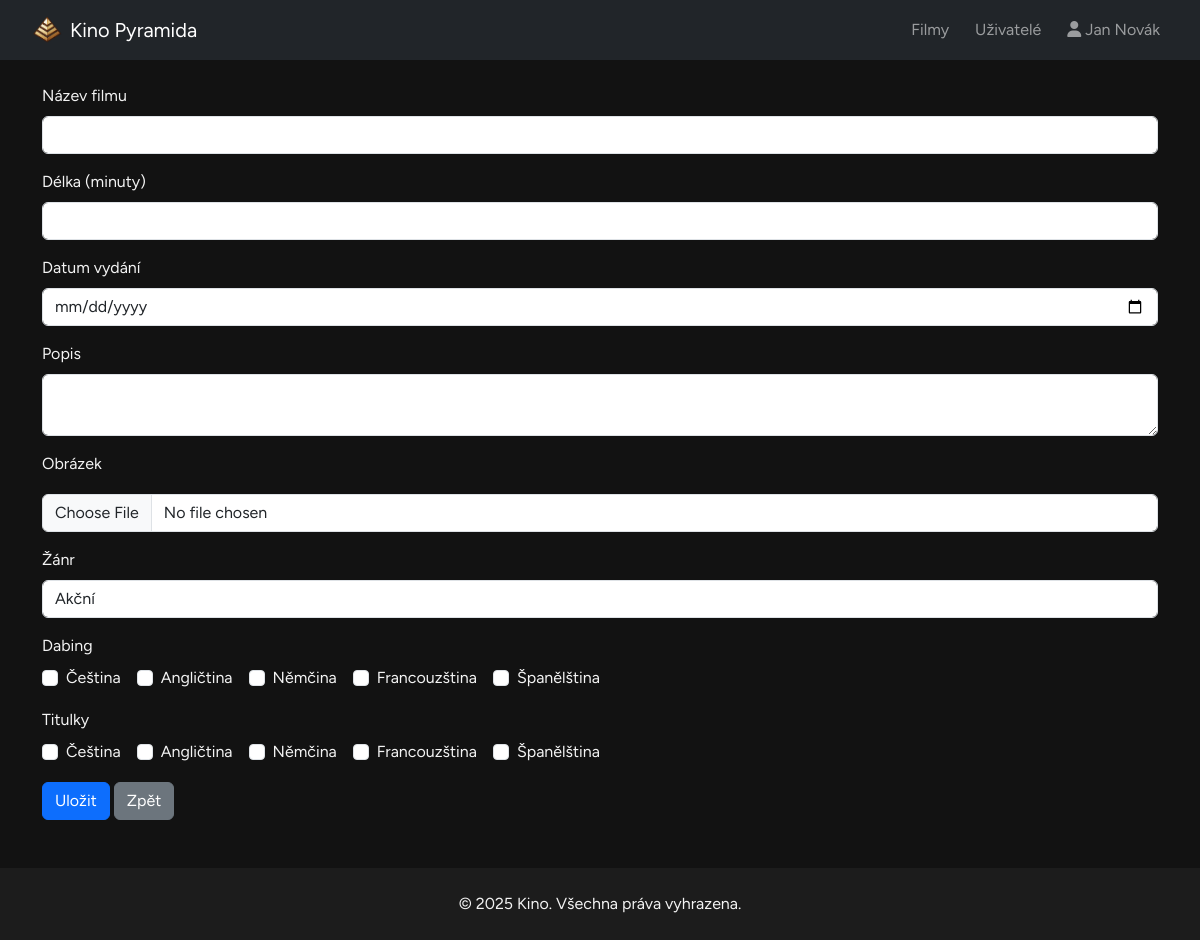
Screenshot of /add_film.php (signed in) with the database file from the repository.
### tables this page shows
CREATE TABLE IF NOT EXISTS language (
	id INT UNSIGNED NOT NULL AUTO_INCREMENT,
	language VARCHAR(50) NOT NULL,
	PRIMARY KEY (id)
);

### add_film.php (the view, shortened to what this page needs)
<?php
include 'db/db_connect.php';
$stmt = $conn->query("SELECT id, language FROM language");
$languages = $stmt->fetchAll(PDO::FETCH_ASSOC);
?>
<!DOCTYPE html>
<html lang="cs">
<head>
    <link href="css/bootstrap.min.css" rel="stylesheet">
    <link rel="stylesheet" href="css/style.css">
    <link rel="stylesheet" href="https://cdnjs.cloudflare.com/ajax/libs/font-awesome/6.5.1/css/all.min.css">
    <link rel="stylesheet" href="https://cdn.jsdelivr.net/npm/@splidejs/splide/dist/css/splide.min.css">
</head>
<body>
<?php include "layout/admin_nav.php"?>
<div class="container mt-4">
    <form method="post" enctype="multipart/form-data">
        <div class="mb-3">
            <label class="form-label">Název filmu</label>
            <input type="text" name="name" class="form-control" required>
        </div>
        <div class="mb-3">
            <label class="form-label">Délka (minuty)</label>
            <input type="number" name="length" class="form-control" required>
        </div>
        <div class="mb-3">
            <label class="form-label">Datum vydání</label>
            <input type="date" name="releaseDate" class="form-control" required>
        </div>
        <div class="mb-3">
            <label class="form-label">Popis</label>
            <textarea name="description" class="form-control" required></textarea>
        </div>
        <div class="mb-3">
            <label class="form-label">Obrázek</label>
            <div>
                <input type="file" name="image" class="form-control" accept="image/*" onchange="preview()">
            </div>
        </div>
        <div class="mb-3">
            <label class="form-label">Žánr</label>
            <select name="genre" class="form-control">
                <?php
                $genres = $conn->query("SELECT * FROM genre");
                $genres->execute();
                while ($row = $genres->fetch(PDO::FETCH_ASSOC)) {
                    echo "<option value='{$row['id']}'" . ">{$row['name']}</option>";
                }
                ?>
            </select>
        </div>
        <div class="mb-3">
            <label class="form-label">Dabing</label><br>
            <?php
                for ($i = 0; $i < count($languages); $i++) {
                    echo "<div class='form-check form-check-inline'>
                        <input class='form-check-input' type='checkbox' name='dubbing[]' value='{$languages[$i]['id']}' id='dub{$i}'>
                        <label class='form-check-label' for='dub{$i}'>{$languages[$i]['language']}</label>
                        </div>";
                }
            ?>
        </div>
        <div class="mb-3">
            <label class="form-label">Titulky</label><br>
            <?php
                for ($i = 0; $i < count($languages); $i++) {
                    echo "<div class='form-check form-check-inline'>
                        <input class='form-check-input' type='checkbox' name='subtitles[]' value='{$languages[$i]['id']}' id='sub{$i}'>
                        <label class='form-check-label' for='sub{$i}'>{$languages[$i]['language']}</label>
                        </div>";
                }
            ?>
        </div>
        <button type="submit" class="btn btn-primary" name="add">Uložit</button>
        <a href="film_administration.php" class="btn btn-secondary">Zpět</a>
    </form>
</div>
<?php include "layout/footer.php" ?>
</body>
</html>

### css/style.css (style rules this page uses)
* { margin: 0; padding: 0; }
html { font-family: "Figtree", sans-serif; }
body { background-color: #121212; color: #f3f3f3; font-family: "Figtree", sans-serif; }

### rows the page displays
language: language "Čeština"
language: language "Angličtina"
language: language "Němčina"
language: language "Francouzština"
language: language "Španělština"

### other values shown
$userFullName['full_name'] "Jan Novák"
form field genre "Akční"
